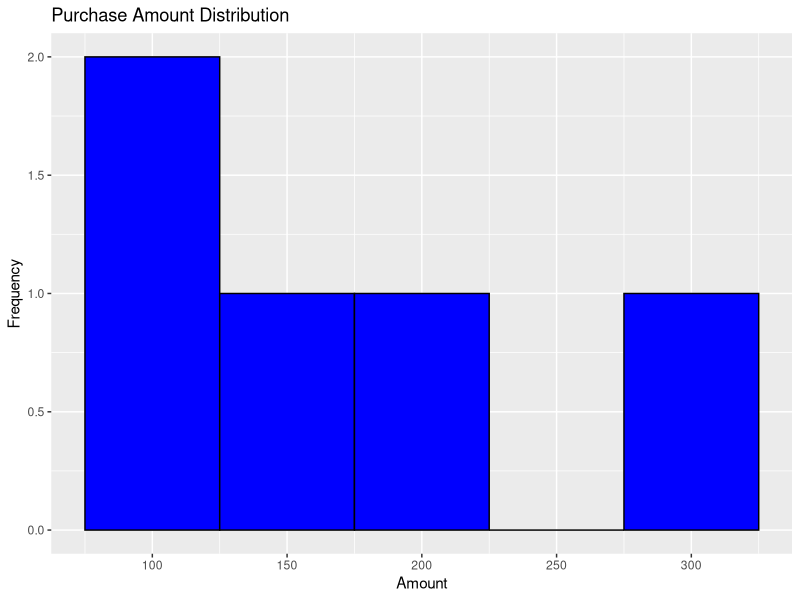

Here is the R script that generated this plot:
library(dplyr)
library(ggplot2)

purchase_data <- data.frame(
  CustomerID = c(101,102,103,104,105),
  PurchaseAmount = c(150,200,120,300,80)
)

mean_purchase <- mean(purchase_data$PurchaseAmount)
median_purchase <- median(purchase_data$PurchaseAmount)
sd_purchase <- sd(purchase_data$PurchaseAmount)
q1_purchase <- quantile(purchase_data$PurchaseAmount, probs = 0.25)
q3_purchase <- quantile(purchase_data$PurchaseAmount, probs = 0.75)

cat("Mean Purchase Amount:", mean_purchase, "\n")
cat("Median Purchase Amount:", median_purchase, "\n")
cat("Standard Deviation of Purchase Amounts:", sd_purchase, "\n")
cat("1st Quartile of Purchase Amounts:", q1_purchase, "\n")
cat("3rd Quartile of Purchase Amounts:", q3_purchase, "\n")

# Load ggplot2 library
library(ggplot2)

# Create histogram of PurchaseAmount
ggplot(purchase_data, aes(x = PurchaseAmount)) +
  geom_histogram(binwidth = 50, fill = "blue", color = "black") +
  labs(title = "Purchase Amount Distribution", x = "Amount", y = "Frequency")